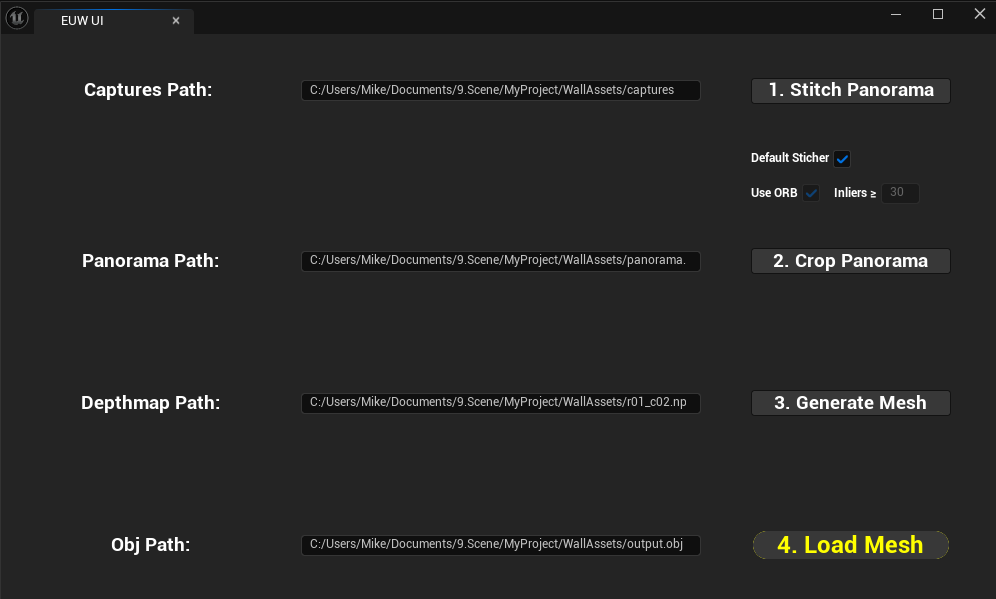
#> input picture 14.ProjectShowcase/EUW_Menu.png, 996 x 599 px
$ python -i crop.py   (imports and definitions only)
#> lines starting #> are read from the running program, lines starting #| are printed output that depends on the picture
import tkinter as tk
from PIL import Image, ImageTk
import cv2
import numpy as np
import os


class QuadCropper:
    def __init__(self, image_path, output_path=""):

#> called with image_path = '../../14.ProjectShowcase/EUW_Menu.png', output_path = ''
        if not os.path.exists(image_path):
            raise FileNotFoundError(f"Image not found: {image_path}")

        if output_path == "" :
            self.output_path = image_path
        else:
            self.output_path = output_path

        # Load and prepare image
        self.original_image = cv2.cvtColor(cv2.imread(image_path), cv2.COLOR_BGR2RGB)
        self.img_height, self.img_width = self.original_image.shape[:2]
#> self.img_height = 599; self.img_width = 996

        # Setup window
        self.root = tk.Tk()
        self.root.title("Quad Cropper")

        screen_width = self.root.winfo_screenwidth()
        screen_height = self.root.winfo_screenheight()

        self.display_width = min(self.img_width, screen_width - 100)
#> self.display_width = 996
        self.display_height = min(self.img_height, screen_height - 100)
#> self.display_height = 599

        # Scaling (if image is larger than screen)
        self.scale = min(self.display_width / self.img_width, self.display_height / self.img_height)
#> self.scale = 1
        self.display_width = int(self.img_width * self.scale)
        self.display_height = int(self.img_height * self.scale)

        self.canvas = tk.Canvas(self.root, width=self.display_width, height=self.display_height)
        self.canvas.pack()

        resized_image = cv2.resize(self.original_image, (self.display_width, self.display_height))
        self.tk_image = ImageTk.PhotoImage(Image.fromarray(resized_image))
        self.canvas_image = self.canvas.create_image(0, 0, anchor=tk.NW, image=self.tk_image)

        # Initial quad corners
        margin = 50
        self.quad = [
            [margin, margin],
            [self.display_width - margin, margin],
            [self.display_width - margin, self.display_height - margin],
            [margin, self.display_height - margin]
        ]

        self.points = []
        self.lines = []
        self.drag_data = {"index": None}
        self.point_radius = 6

        self.draw_quad()
        self.bind_events()

        self.btn = tk.Button(self.root, text="Crop & Save", command=self.crop_and_save)
        self.btn.pack()

        self.root.mainloop()

    def draw_quad(self):
        for p in self.points:
            self.canvas.delete(p)
        for l in self.lines:
            self.canvas.delete(l)
        self.points.clear()
        self.lines.clear()

        for x, y in self.quad:
            point = self.canvas.create_oval(
                x - self.point_radius, y - self.point_radius,
                x + self.point_radius, y + self.point_radius,
                fill="red", outline="black"
            )
            self.points.append(point)

        for i in range(4):
            x1, y1 = self.quad[i]
            x2, y2 = self.quad[(i + 1) % 4]
            line = self.canvas.create_line(x1, y1, x2, y2, fill="cyan", width=2)
            self.lines.append(line)

    def bind_events(self):
        self.canvas.bind("<ButtonPress-1>", self.on_mouse_down)
        self.canvas.bind("<B1-Motion>", self.on_mouse_move)
        self.canvas.bind("<ButtonRelease-1>", self.on_mouse_up)

    def on_mouse_down(self, event):
        for i, (x, y) in enumerate(self.quad):
            if abs(event.x - x) < 10 and abs(event.y - y) < 10:
                self.drag_data["index"] = i
                return

    def on_mouse_move(self, event):
        i = self.drag_data["index"]
        if i is not None:
            self.quad[i] = [event.x, event.y]
            self.draw_quad()

    def on_mouse_up(self, event):
        self.drag_data["index"] = None

    def crop_and_save(self):
        src = np.array(self.quad, dtype="float32") / self.scale  # Scale back to original image coords

        width_top = np.linalg.norm(src[0] - src[1])
#> width_top = 896
        width_bottom = np.linalg.norm(src[2] - src[3])
#> width_bottom = 896
        width = int(max(width_top, width_bottom))
#> width = 896

        height_left = np.linalg.norm(src[0] - src[3])
#> height_left = 499
        height_right = np.linalg.norm(src[1] - src[2])
#> height_right = 499
        height = int(max(height_left, height_right))
#> height = 499

        dst = np.array([
            [0, 0],
            [width - 1, 0],
            [width - 1, height - 1],
            [0, height - 1]
        ], dtype="float32")
#> dst = [[0, 0], [895, 0], [895, 498], [0, 498]]

        matrix = cv2.getPerspectiveTransform(src, dst)
        warped = cv2.warpPerspective(self.original_image, matrix, (width, height))
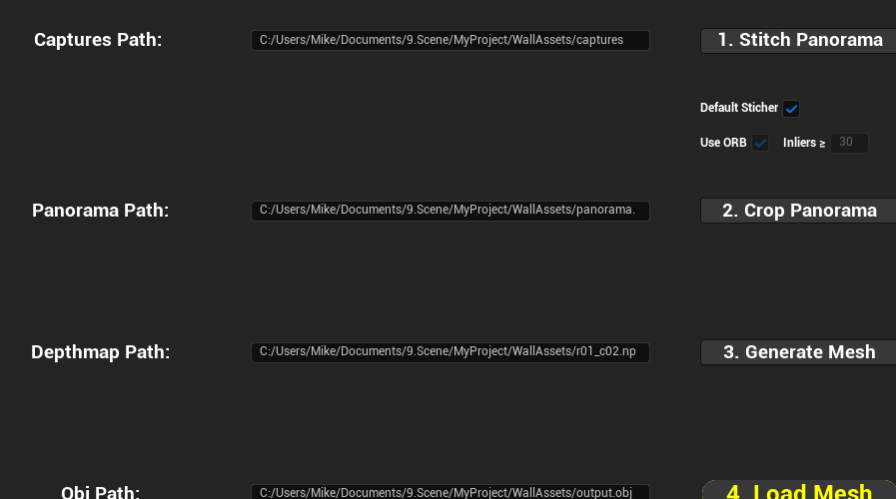
#> warped: shape (499, 896, 3); mean R, G, B 40.2, 40.2, 39.8

        # Save image
        cv2.imwrite(self.output_path, cv2.cvtColor(warped, cv2.COLOR_RGB2BGR))
        print(f"Saved cropped image to: {self.output_path}")
        cv2.destroyAllWindows()

        # Show result
        # cv2.imshow("Cropped & Flattened", cv2.cvtColor(warped, cv2.COLOR_RGB2BGR))
        # cv2.waitKey(0)
        # cv2.destroyAllWindows()

# [2 lines not run here, left out]

>>> result = QuadCropper('../../14.ProjectShowcase/EUW_Menu.png').crop_and_save()
